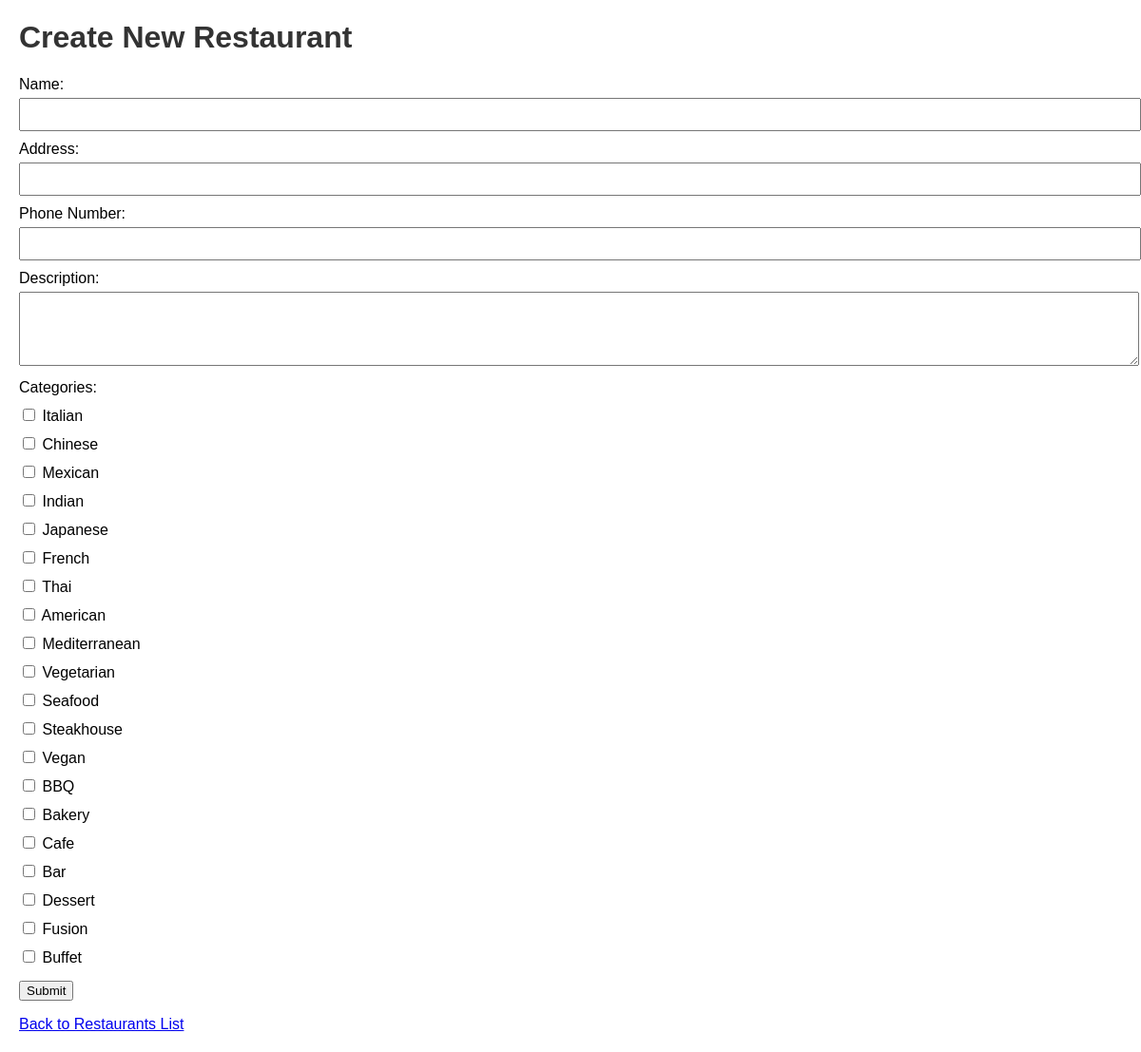
The app's page /restaurants/create with its own data.
### app/models.py (models this page shows, shortened)
class Category(db.Model):
    __tablename__ = 'categories'  # Ensure plural
    id = db.Column(db.Integer, primary_key=True)
    name = db.Column(db.String(64), nullable=False, unique=True)
    restaurants = db.relationship('Restaurant', secondary='restaurant_categories', back_populates='categories')

### app/main/routes.py (the view)
@bp.route('/restaurants/create', methods=['GET', 'POST'])
def create_restaurant():
    form = RestaurantForm()
    form.categories.choices = [(category.id, category.name) for category in Category.query.all()]
    if request.method == 'GET':
        form.categories.data = []  # Initialize to empty list to prevent 'NoneType' errors
    if form.validate_on_submit():
        name = form.name.data
        address = form.address.data
        phone_number = form.phone_number.data
        description = form.description.data
        manager_id = 1  # Assign to a default manager or handle appropriately
        selected_categories = Category.query.filter(Category.id.in_(form.categories.data)).all()
        new_restaurant = Restaurant(
            name=name,
            address=address,
            phone_number=phone_number,
            description=description,
            manager_id=manager_id,
            categories=selected_categories
        )
        db.session.add(new_restaurant)
        db.session.commit()
        flash('Restaurant created successfully!', 'success')
        return redirect(url_for('main.list_restaurants'))
    else:
        if request.method == 'POST':
            flash('Please correct the errors in the form.', 'error')
    return render_template('create_restaurant.html', form=form)

### app/main/forms.py
class RestaurantForm(FlaskForm):
    name = StringField('Name', validators=[DataRequired(), Length(max=100)])
    address = StringField('Address', validators=[DataRequired(), Length(max=200)])
    phone_number = StringField('Phone Number', validators=[DataRequired(), Length(max=20)])
    description = TextAreaField('Description', validators=[DataRequired(), Length(max=500)])
    categories = MultiCheckboxField('Categories', coerce=int, validators=[DataRequired()])
    submit = SubmitField('Submit')

### app/templates/create_restaurant.html (shortened to what this page needs)
<!DOCTYPE html>
<html lang="en">
<head>
</head>
<body>
    <h1>Create New Restaurant</h1>
    <form method="POST" action="{{ url_for('main.create_restaurant') }}">
        <label for="name">Name:</label>
        {{ form.name(size=32) }}
        <label for="address">Address:</label>
        {{ form.address(size=64) }}
        <label for="phone_number">Phone Number:</label>
        {{ form.phone_number(size=20) }}
        <label for="description">Description:</label>
        {{ form.description(rows=4) }}
        <div class="categories">
            <label>Categories:</label>
            {% for value, label in form.categories.choices %}
                <div>
                    <label>
                        <input type="checkbox" name="{{ form.categories.name }}" value="{{ value }}"
                            {% if value in form.categories.data %}checked{% endif %}>
                        {{ label }}
                    </label>
                </div>
            {% endfor %}
        </div>
        <div class="submit-button">
            {{ form.submit() }}
        </div>
    </form>
    <p><a href="{{ url_for('main.list_restaurants') }}">Back to Restaurants List</a></p>
</body>
</html>

### app/templates/create_restaurant.html (style rules this page uses)
body { font-family: Arial, sans-serif; margin: 20px; }
h1 { color: #333; }
form { margin-top: 20px; }
label { display: block; margin-top: 10px; }
input[type="text"], textarea { width: 100%; padding: 8px; margin-top: 5px; }
.categories { margin-top: 10px; }
.categories div { margin-bottom: 5px; }
.submit-button { margin-top: 15px; }

### records on screen
Category: name "Italian"
Category: name "Chinese"
Category: name "Mexican"
Category: name "Indian"
Category: name "Japanese"
Category: name "French"
Category: name "Thai"
Category: name "American"
Category: name "Mediterranean"
Category: name "Vegetarian"
Category: name "Seafood"
Category: name "Steakhouse"
Category: name "Vegan"
Category: name "BBQ"
Category: name "Bakery"
Category: name "Cafe"
Category: name "Bar"
Category: name "Dessert"
Category: name "Fusion"
Category: name "Buffet"
